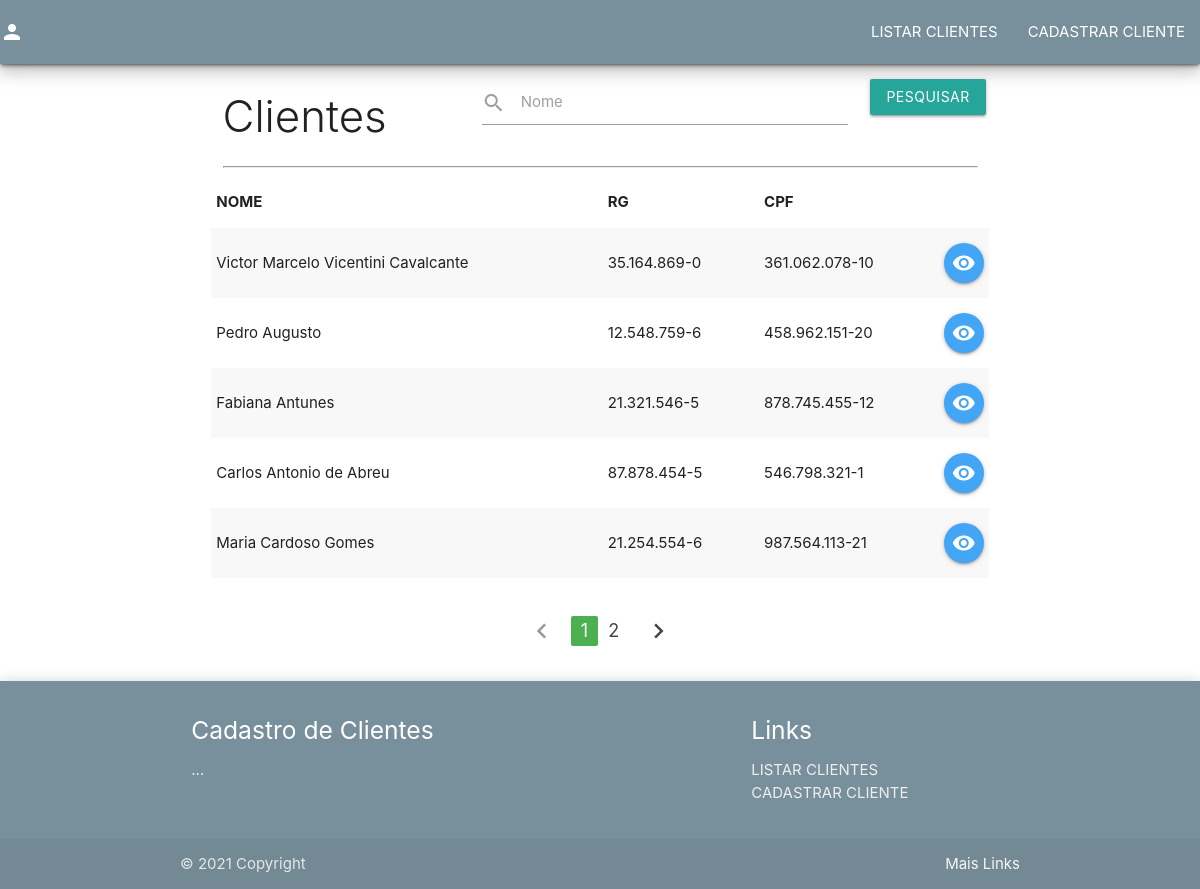
The page / on the database its author committed.
### tables this page shows
CREATE TABLE `clientes` (
  `id` int(11) NOT NULL,
  `nome` varchar(70) DEFAULT NULL,
  `rg` varchar(14) DEFAULT NULL,
  `cpf` varchar(14) DEFAULT NULL,
  `data_nascimento` date DEFAULT NULL,
  `facebook` varchar(250) DEFAULT NULL,
  `twitter` varchar(250) DEFAULT NULL,
  `instagram` varchar(250) DEFAULT NULL,
  `linkedin` varchar(250) DEFAULT NULL
);

### index.php (the view, shortened to what this page needs)
<?php
include_once 'php_action/db_connect.php';
include_once 'includes/header.php';
?>
<div class="row">
	<div class="col s12 m8 push-m2">
		<div class="col s4 ">
			<h3 class="light"> Clientes </h3>
		</div>
		<form method="GET" action="pesquisar.php">
			<div class="input-field col s6 ">
				<input type="text" name="pesquisar" class="form-control" id="pesquisar">
				<label for="nome"><i class="material-icons left">search</i>Nome</label>
			</div>
			<div class="input-field  col s2">
				<button type="submit" class="btn btn-primary">Pesquisar</button>
			</div>
		</form>
		<div class="  col s12">
			<hr>
		</div>
		<table class="striped">
			<thead>
				<tr>
					<th>NOME</th>
					<th>RG</th>
					<th>CPF</th>
				</tr>
			</thead>
			<tbody>
				<?php
				$pag = (isset($_GET['pagina'])) ? $_GET['pagina'] : 1;
				$busca = "SELECT *FROM clientes";
				$todos = mysqli_query($connect, "$busca");
				$registros = "5";
				$tr = mysqli_num_rows($todos);
				$tp = ceil($tr / $registros);
				$inicio = ($registros * $pag) - $registros;
				$resultado = mysqli_query($connect, "$busca LIMIT $inicio, $registros");
				$anterior = $pag - 1;
				$proximo = $pag + 1;
				if (mysqli_num_rows($resultado) > 0) :
					while ($dados = mysqli_fetch_array($resultado)) :
				?>
						<tr>
							<td><?php echo $dados['nome']; ?></td>
							<td><?php echo $dados['rg']; ?></td>
							<td><?php echo $dados['cpf']; ?></td>
							<td style="width:50px"><a href="visualizar.php?id=<?php echo $dados['id']; ?>" class="btn-floating blue lighten-1"><i class="material-icons">remove_red_eye</i></a></td>
						</tr>
					<?php
					endwhile;
				endif;
				?>
			</tbody>
		</table>
		<br>
	</div>
	<div class="col s12 m8 push-m2 center">
		<ul class="pagination">
			<?php
			if ($pag > 1) {
			?>
				<li class="waves-effect">
					<a href="?pagina=<?= $anterior; ?>" aria-label="Anterior">
						<span aria-hidden="true"><i class="material-icons">chevron_left</i></span>
					</a>
				</li>
			<?php } else {
			?>
				<li class="disabled">
					<a href="?pagina=<?= $pag; ?>" aria-label="Anterior">
						<span aria-hidden="true"><i class="material-icons">chevron_left</i></span>
					</a>
				</li>
			<?php
			}
			?>
			<?php
			$lim = 3;
			$iniciop = ((($pag - $lim) > 1) ? $pag - $lim : 1);
			$fim = ((($pag + $lim) < $tp) ? $pag + $lim : $tp);
			if ($tp > 1 && $pag <= $tp) {
				for ($i = $iniciop; $i <= $fim; $i++) {
					if ($i == $pag) {
						echo "<li class='waves-effect active green'><a href='?pagina=$i'>$i</a></li>";
					} else {
						echo "<li class='waves-effect'><a href='?pagina=$i'>$i</a></li>";
					}
				}
			}
			if ($pag < $tp) {
			?>
				<li class="waves-effect">
					<a href="?pagina=<?= $proximo; ?>" aria-label="Próximo">
						<span aria-hidden="true"><i class="material-icons">chevron_right</i></span>
					</a>
				</li>
			<?php
			}
			?>
		</ul>
	</div>
</div>
<?php
include_once 'includes/footer.php';
?>

### includes/header.php (shortened to what this page needs)
 <!DOCTYPE html>
 <html>
 <head>
   <link rel="stylesheet" href="https://cdnjs.cloudflare.com/ajax/libs/materialize/1.0.0-beta/css/materialize.min.css">
   <link rel="stylesheet" href="https://use.fontawesome.com/releases/v5.6.3/css/all.css" integrity="sha384-
UHRtZLI+pbxtHCWp1t77Bi1L4ZtiqrqD80Kn4Z8NTSRyMA2Fd33n5dQ8lW
UE00s/">
 </head>
 <body>
   <nav>
     <div class="nav-wrapper blue-grey lighten-1 z-depth-3">
       <a href="index.php" class="brand-logo "><i class=" medium material-icons left ">person</i></a>
       <ul id="nav-mobile" class="right hide-on-med-and-down">
         <li><a href="index.php">LISTAR CLIENTES</a></li>
         <li><a href="adicionar.php">CADASTRAR CLIENTE</a></li>
       </ul>
     </div>
   </nav>

### includes/footer.php (shortened to what this page needs)
<footer class="page-footer blue-grey lighten-1 z-depth-3">
  <div class="container">
    <div class="row">
      <div class="col l6 s12">
        <h5 class="white-text">Cadastro de Clientes</h5>
        <p class="grey-text text-lighten-4">...</p>
      </div>
      <div class="col l4 offset-l2 s12">
        <h5 class="white-text">Links</h5>
        <ul>
          <li><a class="grey-text text-lighten-3" href="index.php">LISTAR CLIENTES</a></li>
          <li><a class="grey-text text-lighten-3" href="adicionar.php">CADASTRAR CLIENTE</a></li>
        </ul>
      </div>
    </div>
  </div>
  <div class="footer-copyright">
    <div class="container">
      © 2021 Copyright
      <a class="grey-text text-lighten-4 right" href="#!">Mais Links</a>
    </div>
  </div>
</footer>
</body>
</html>

### rows shown on the page
clientes: nome "Victor Marcelo Vicentini Cavalcante", rg "35.164.869-0", cpf "361.062.078-10"
clientes: nome "Pedro Augusto", rg "12.548.759-6", cpf "458.962.151-20"
clientes: nome "Fabiana Antunes", rg "21.321.546-5", cpf "878.745.455-12"
clientes: nome "Carlos Antonio de Abreu", rg "87.878.454-5", cpf "546.798.321-1"
clientes: nome "Maria Cardoso Gomes", rg "21.254.554-6", cpf "987.564.113-21"
